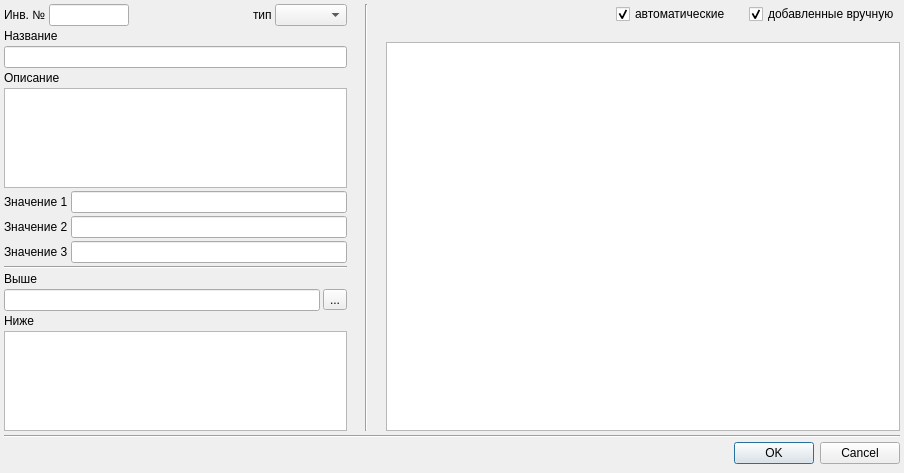
<?xml version="1.0" encoding="UTF-8"?>
<ui version="4.0">
 <class>CVItemDialog</class>
 <widget class="QDialog" name="CVItemDialog">
  <property name="geometry">
   <rect>
    <x>0</x>
    <y>0</y>
    <width>904</width>
    <height>473</height>
   </rect>
  </property>
  <property name="windowTitle">
   <string>Dialog</string>
  </property>
  <layout class="QVBoxLayout" name="verticalLayout">
   <property name="spacing">
    <number>4</number>
   </property>
   <property name="leftMargin">
    <number>4</number>
   </property>
   <property name="topMargin">
    <number>4</number>
   </property>
   <property name="rightMargin">
    <number>4</number>
   </property>
   <property name="bottomMargin">
    <number>9</number>
   </property>
   <item>
    <layout class="QHBoxLayout" name="horizontalLayout" stretch="2,0,3">
     <property name="spacing">
      <number>18</number>
     </property>
     <property name="topMargin">
      <number>0</number>
     </property>
     <property name="rightMargin">
      <number>0</number>
     </property>
     <item>
      <layout class="QVBoxLayout" name="verticalLayout_2">
       <property name="spacing">
        <number>3</number>
       </property>
       <item>
        <layout class="QHBoxLayout" name="horizontalLayout_2">
         <property name="topMargin">
          <number>0</number>
         </property>
         <item>
          <widget class="QLabel" name="label_8">
           <property name="text">
            <string>Инв. №</string>
           </property>
          </widget>
         </item>
         <item>
          <widget class="QLineEdit" name="edQR">
           <property name="maximumSize">
            <size>
             <width>80</width>
             <height>16777215</height>
            </size>
           </property>
          </widget>
         </item>
         <item>
          <spacer name="horizontalSpacer">
           <property name="orientation">
            <enum>Qt::Horizontal</enum>
           </property>
           <property name="sizeHint" stdset="0">
            <size>
             <width>40</width>
             <height>20</height>
            </size>
           </property>
          </spacer>
         </item>
         <item>
          <widget class="QLabel" name="label_3">
           <property name="text">
            <string>тип</string>
           </property>
          </widget>
         </item>
         <item>
          <widget class="QComboBox" name="cbType"/>
         </item>
        </layout>
       </item>
       <item>
        <widget class="QLabel" name="label_5">
         <property name="text">
          <string>Название</string>
         </property>
        </widget>
       </item>
       <item>
        <widget class="QLineEdit" name="edName"/>
       </item>
       <item>
        <widget class="QLabel" name="label_2">
         <property name="text">
          <string>Описание</string>
         </property>
        </widget>
       </item>
       <item>
        <widget class="QTextEdit" name="edDescription"/>
       </item>
       <item>
        <layout class="QFormLayout" name="formLayout">
         <property name="horizontalSpacing">
          <number>3</number>
         </property>
         <property name="verticalSpacing">
          <number>3</number>
         </property>
         <property name="topMargin">
          <number>0</number>
         </property>
         <item row="0" column="0">
          <widget class="QLabel" name="lbValue1">
           <property name="text">
            <string>Значение 1</string>
           </property>
          </widget>
         </item>
         <item row="0" column="1">
          <widget class="QLineEdit" name="edValue1"/>
         </item>
         <item row="1" column="0">
          <widget class="QLabel" name="lbValue2">
           <property name="text">
            <string>Значение 2</string>
           </property>
          </widget>
         </item>
         <item row="1" column="1">
          <widget class="QLineEdit" name="edValue2"/>
         </item>
         <item row="2" column="0">
          <widget class="QLabel" name="lbValue3">
           <property name="text">
            <string>Значение 3</string>
           </property>
          </widget>
         </item>
         <item row="2" column="1">
          <widget class="QLineEdit" name="edValue3"/>
         </item>
        </layout>
       </item>
       <item>
        <widget class="Line" name="line_2">
         <property name="orientation">
          <enum>Qt::Horizontal</enum>
         </property>
        </widget>
       </item>
       <item>
        <widget class="QLabel" name="label">
         <property name="text">
          <string>Выше</string>
         </property>
        </widget>
       </item>
       <item>
        <layout class="QHBoxLayout" name="horizontalLayout_4">
         <property name="topMargin">
          <number>0</number>
         </property>
         <item>
          <widget class="QLineEdit" name="lineEdit"/>
         </item>
         <item>
          <widget class="QToolButton" name="toolButton">
           <property name="text">
            <string>...</string>
           </property>
          </widget>
         </item>
        </layout>
       </item>
       <item>
        <widget class="QLabel" name="label_4">
         <property name="text">
          <string>Ниже</string>
         </property>
        </widget>
       </item>
       <item>
        <widget class="QTableWidget" name="tableWidget_2"/>
       </item>
      </layout>
     </item>
     <item>
      <widget class="Line" name="line_3">
       <property name="orientation">
        <enum>Qt::Vertical</enum>
       </property>
      </widget>
     </item>
     <item>
      <layout class="QVBoxLayout" name="verticalLayout_3">
       <property name="rightMargin">
        <number>0</number>
       </property>
       <item>
        <layout class="QHBoxLayout" name="horizontalLayout_3">
         <property name="topMargin">
          <number>0</number>
         </property>
         <item>
          <spacer name="horizontalSpacer_2">
           <property name="orientation">
            <enum>Qt::Horizontal</enum>
           </property>
           <property name="sizeHint" stdset="0">
            <size>
             <width>40</width>
             <height>20</height>
            </size>
           </property>
          </spacer>
         </item>
         <item>
          <widget class="QCheckBox" name="ck0">
           <property name="text">
            <string>автоматические</string>
           </property>
           <property name="checked">
            <bool>true</bool>
           </property>
          </widget>
         </item>
         <item>
          <widget class="QCheckBox" name="ck1">
           <property name="text">
            <string>добавленные вручную</string>
           </property>
           <property name="checked">
            <bool>true</bool>
           </property>
          </widget>
         </item>
        </layout>
       </item>
       <item>
        <widget class="QTableWidget" name="tableWidget">
         <property name="editTriggers">
          <set>QAbstractItemView::NoEditTriggers</set>
         </property>
         <attribute name="horizontalHeaderStretchLastSection">
          <bool>true</bool>
         </attribute>
        </widget>
       </item>
      </layout>
     </item>
    </layout>
   </item>
   <item>
    <widget class="Line" name="line">
     <property name="orientation">
      <enum>Qt::Horizontal</enum>
     </property>
    </widget>
   </item>
   <item>
    <widget class="QDialogButtonBox" name="buttonBox">
     <property name="orientation">
      <enum>Qt::Horizontal</enum>
     </property>
     <property name="standardButtons">
      <set>QDialogButtonBox::Cancel|QDialogButtonBox::Ok</set>
     </property>
    </widget>
   </item>
  </layout>
 </widget>
 <resources/>
 <connections>
  <connection>
   <sender>buttonBox</sender>
   <signal>accepted()</signal>
   <receiver>CVItemDialog</receiver>
   <slot>accept()</slot>
   <hints>
    <hint type="sourcelabel">
     <x>252</x>
     <y>470</y>
    </hint>
    <hint type="destinationlabel">
     <x>157</x>
     <y>274</y>
    </hint>
   </hints>
  </connection>
  <connection>
   <sender>buttonBox</sender>
   <signal>rejected()</signal>
   <receiver>CVItemDialog</receiver>
   <slot>reject()</slot>
   <hints>
    <hint type="sourcelabel">
     <x>320</x>
     <y>470</y>
    </hint>
    <hint type="destinationlabel">
     <x>286</x>
     <y>274</y>
    </hint>
   </hints>
  </connection>
 </connections>
</ui>
